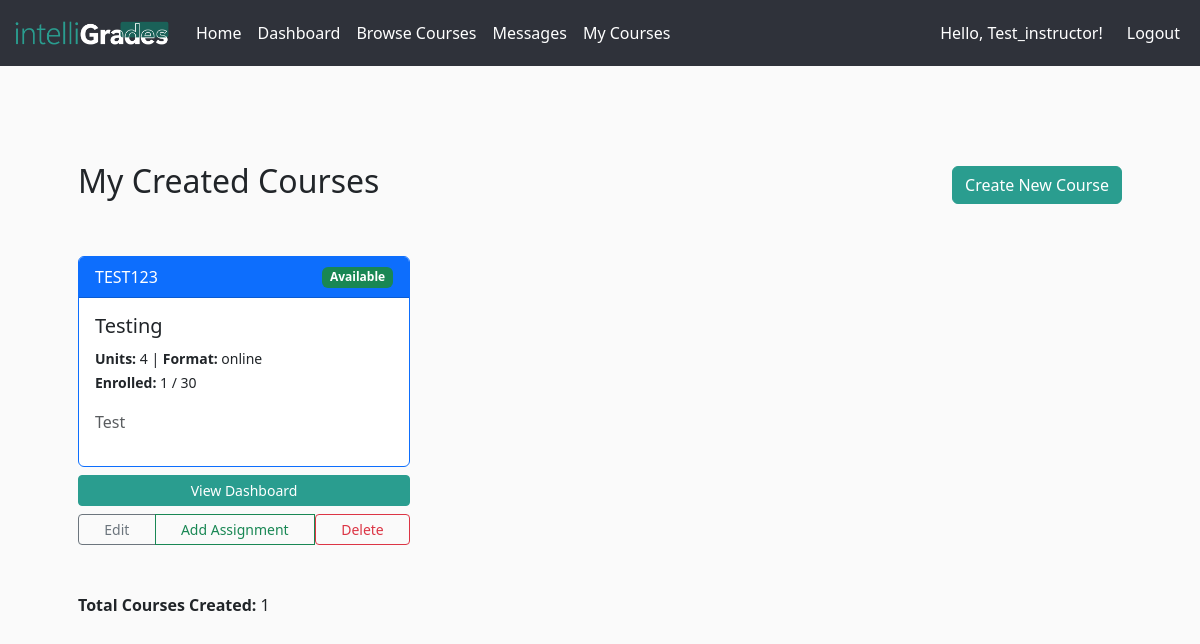
Screenshot of /courses/my-created-courses (signed in) with the database file from the repository.
### app/models.py (models this page shows, shortened)
class Course(db.Model):
    __tablename__ = 'courses'
    id = db.Column(db.Integer, primary_key=True)
    code = db.Column(db.String(32), unique=True, nullable=False)
    title = db.Column(db.String(128), nullable=False)
    description = db.Column(db.Text)
    credits = db.Column(db.Integer, nullable=False)  # number of units/credits
    professor = db.Column(db.String(128), nullable=True)
    professor_id = db.Column(db.Integer, db.ForeignKey('users.id'), nullable=True)
    professor_user = db.relationship(
        'User',
        foreign_keys=[professor_id],
        backref='created_courses'
    )
    availability = db.Column(db.Boolean, default=True)
    format = db.Column(db.String(32), default='online')
    max_students = db.Column(db.Integer)
    created_at = db.Column(db.DateTime, default=datetime.utcnow)
    enrollments_rel = db.relationship(
        'Enrollment',
        backref='course',
        lazy='dynamic',
        cascade='all,delete-orphan'
    )
    assignments = db.relationship(
        'Assignment',
        back_populates='course',
        lazy='dynamic',
        cascade='all,delete-orphan'
    )
    announcements = db.relationship(
        'Announcement',
        back_populates='course',
        lazy='dynamic',
        cascade='all,delete-orphan'
    )
    def get_student_count(self):
        return self.enrollments_rel.count()

### app/courses/routes.py (the view)
@courses_bp.route('/my-created-courses')
@login_required
@roles_required('professor', 'admin')
def my_created_courses():
    created_courses = Course.query.filter_by(professor_id=current_user.id).all()
    return render_template('courses/my_created_courses.html', courses=created_courses)

### app/__init__.py (called while the page is built)
@create_app.context_processor
def inject_notifications():
    if current_user.is_authenticated:
        return {
            "notifications": [
                {"message": "You haven’t checked Week 3 notes."},
                {"message": "New message in CMPE 102 discussion board."}
            ]
        }
    return {"notifications": []}

@login_manager.user_loader
def load_user(user_id):
    return User.query.get(int(user_id))

### app/models.py (called while the page is built)
    @property
    def is_student(self):
        return self.role == self.ROLE_STUDENT

    @property
    def is_professor(self):
        return self.role == self.ROLE_PROFESSOR

    @property
    def is_admin(self):
        return self.role == self.ROLE_ADMIN

### app/courses/templates/courses/my_created_courses.html (shortened to what this page needs)
{% extends "base.html" %} {% block body %}
<div class="container mt-5">
  <div class="d-flex justify-content-between align-items-center mb-4">
    <h2>My Created Courses</h2>
    <a href="{{ url_for('courses.create_course') }}" class="btn btn-primary">
       Create New Course
    </a>
  </div>
  {% if courses %}
  <div class="row g-4 mt-3">
    {% for course in courses %}
    <div class="col-md-6 col-lg-4 d-flex flex-column">
      <a
        href="{{ url_for('courses.course_dashboard', course_id=course.id) }}"
        class="text-decoration-none flex-grow-1"
      >
        <div class="card border-primary pointer course-card h-100">
          <div
            class="card-header bg-primary text-white d-flex justify-content-between align-items-center"
          >
            <span>{{ course.code }}</span>
            {% if course.availability %}
            <span class="badge bg-success">Available</span>
            {% else %}
            <span class="badge bg-danger">Closed</span>
            {% endif %}
          </div>
          <div class="card-body">
            <h5 class="card-title">{{ course.title }}</h5>
            <p class="card-text">
              <small>
                <strong>Units:</strong> {{ course.credits }} |
                <strong>Format:</strong> {{ course.format }}<br />
                <strong>Enrolled:</strong> {{ course.get_student_count() }} {%
                if course.max_students %} / {{ course.max_students }} {% endif
                %}
              </small>
            </p>
            <p class="card-text text-muted">
              {{ course.description[:100] }}
            </p>
          </div>
        </div>
      </a>
      <div class="mb-4 mt-2">
        <a
          href="{{ url_for('courses.course_dashboard', course_id=course.id) }}"
          class="btn btn-sm btn-primary w-100 mb-2"
        >
          View Dashboard
        </a>
        <div class="btn-group w-100" role="group">
          <a
            href="{{ url_for('courses.update_course', course_id=course.id) }}"
            class="btn btn-sm btn-outline-secondary"
          >
            Edit
          </a>
          <a
            href="{{ url_for('assignments.create_assignment', course_id=course.id) }}"
            class="btn btn-sm btn-outline-success"
          >
            Add Assignment
          </a>
          <form
            method="POST"
            action="{{ url_for('courses.delete_course', course_id=course.id) }}"
            style="display: inline"
            class="flex-grow-1"
          >
            <button
              type="submit"
              class="btn btn-sm btn-outline-danger w-100"
              onclick="return confirm('Are you sure you want to delete this course? This action cannot be undone.')"
            >
              Delete
            </button>
          </form>
        </div>
      </div>
    </div>
    {% endfor %}
  </div>
  <div class="mt-4">
    <strong>Total Courses Created:</strong> {{ courses|length }}
  </div>
  {% endif %}
</div>
{% endblock %}

### app/static/styles.css (style rules this page uses)
body, #whatifTable thead tr, #whatifTable td, #whatifTable th { background-color: #fafafa; }
.course-card { transition: transform 0.2s ease-in-out; margin-bottom: 1rem; }
.pointer { cursor: pointer; }
.btn-primary, .list-group-item.active { background-color: #2a9d8f; border-color: #2a9d8f; }

### rows the page displays
Course: code "TEST123", shows "Available", title "Testing", credits "4", format "online", get_student_count "1", max_students "30", description "Test"

### other values shown
{{ username }} "Test_instructor"
{{ courses|length }} "1"
